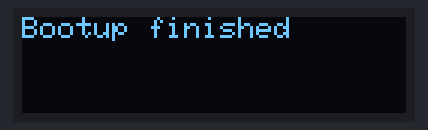
A sketch run on a simulated Arduino Uno, built with avr-gcc and run on an emulated ATmega328P. Parts: 128×32 one-colour display.

Above: at 0.1 s.
At 2.1 s:
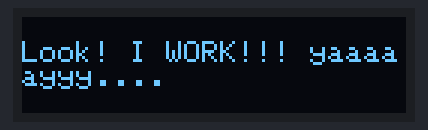
At 4.1 s:
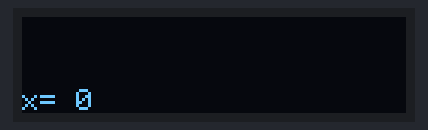
At 12.2 s:
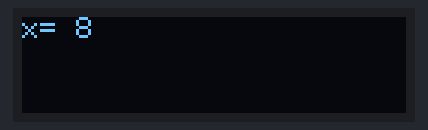
At 21.4 s:
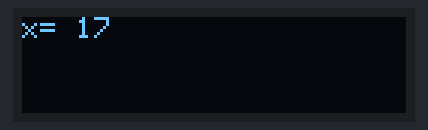
At 38.6 s:
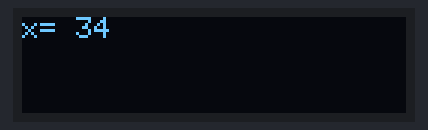

The sketch:

LED_screen_test_code_V1.ino
```cpp
#include <SPI.h>
#include <Wire.h>
#include <Adafruit_GFX.h>
#include <Adafruit_SSD1306.h>

#define OLED_RESET 4
Adafruit_SSD1306 display(OLED_RESET);

//#define LOGO16_GLCD_HEIGHT 16
//#define LOGO16_GLCD_WIDTH  16


// constants won't change. They're used here to set pin numbers:
const int hallPin = 12;     // the number of the hall effect sensor pin
const int saveButtonPin = 11; //GREEN
const int ResetButtonPin = 10; //YELLOW
const int UnitButtonPin = 9; //BLACK

// variables will change:
int hallState = 0;          // variable for reading the hall sensor status
int oldhallState = 0;       //to store previous hall-state reading.
int counter = 0;

//save button
int SaveBTNState;             // the current reading from the input pin
int lastSaveBTNState = LOW;   // the previous reading from the input pin

//reset button
int ResetBTNState;
int lastResetBTNState = LOW;

//unit button
int UnitBTNState;
int lastUnitBTNState = LOW;

unsigned long lastDebounceTime = 0;  // the last time the output pin was toggled
unsigned long debounceDelay = 50;    // the debounce time; increase if the output flickers

//unit conversion:
String Unit="m";//initialize units as meters.

//m=y*(m/y)
float m2y=1.09361;//y=m*(y/m)
float y2m=0.9144;//m=y*(m/y)

int circ=20; //circumference of the disk the yarn goes around. In CENTIMETERS.
float YarnLength;//Ylength=counter*circ[umference]/100. in METERS.
float YLDisplay;

boolean ScreenUpdateFlag=1;//start with an inital update.

int x=0;

void setup()   {
  Serial.begin(9600);//initialize the Baud-rate for the Serial Monitor.

  //set input pins as inputs
  //pinMode(SaveButtonPin, INPUT);
  pinMode(saveButtonPin, INPUT);
  pinMode(ResetButtonPin, INPUT);
  pinMode(UnitButtonPin, INPUT);
  pinMode(hallPin, INPUT);

//***setup for the screen***
  // by default, we'll generate the high voltage from the 3.3v line internally! (neat!)
  display.begin(SSD1306_SWITCHCAPVCC, 0x3C);  // initialize with the I2C addr 0x3C (for the 128x32)
  // init done

   // Clear the buffer.
  display.clearDisplay();
  display.setTextColor(WHITE);

  display.println("Bootup finished");
  display.display();
  delay(2000);
  display.clearDisplay();
  //display.display();

  display.println("Look! I WORK!!! yaaaaayyy....");
  display.display();
  delay(2000);
  display.clearDisplay();
  display.display();

  //**for reference**
  //textsize 2 gives ~10 chars across
  //textsize 3 gives 7 chars across **this is a good size for numbers <10k or >10k with no decimals.
  //textsize 4 gives 5 chars across
  /*
  float test=2530.3;

  if (test>=10000){
    display.setTextSize(2);
  }
  else{
  display.setTextSize(3);
  }

  display.setTextColor(WHITE);
  display.print(test,1);display.println("m");
  //display.println(0xDEADBEEF, HEX);

  display.display();
  delay(2000);
  display.clearDisplay();
*/
}


void loop() {
  display.clearDisplay();
  display.print("x= ");
  display.println(x);
  display.display();
  delay(1000);

  display.setCursor(0,0);
  x++;
}
```

Measured:
- what the display in image 1 shows lasts 2.0 s, from 2.1 s to 4.1 s
- what the display in image 2 shows lasts 1.0 s, from 4.1 s to 5.1 s
